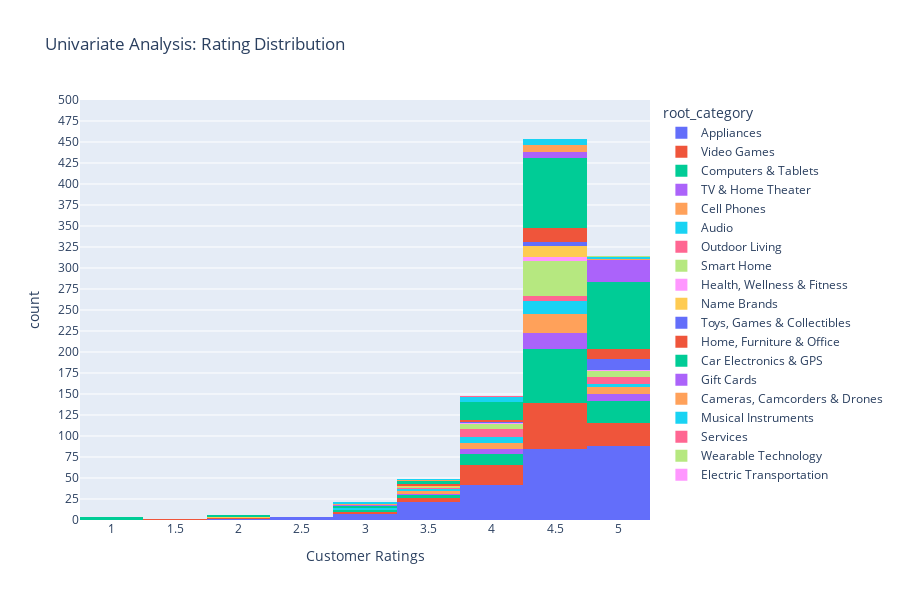

Notebook cell for this chart:
### Code cell
# 2. Rating Distribution
fig = px.histogram(df, x='rating', nbins=20,
                   title='Univariate Analysis: Rating Distribution',
                   labels={'rating': 'Customer Ratings'},color='root_category',height=600)

fig.update_yaxes(range=[0, 500], dtick=25)
fig.update_xaxes(dtick=0.5)
fig.show()

### Figure 1 — Plotly figure (JSON) as saved in the notebook; plotly's stock layout.template omitted (floating-point values rounded to 4 significant figures; data arrays with more than 128 entries replaced by an {"elided": "..."} marker saying what was removed)
{"data": [{"bingroup": "x", "hovertemplate": "root_category=Appliances<br>Customer Ratings=%{x}<br>count=%{y}<extra></extra>", "legendgroup": "Appliances", "marker": {"color": "#636efa", "pattern": {"shape": ""}}, "name": "Appliances", "nbinsx": 20, "orientation": "v", "showlegend": true, "type": "histogram", "x": {"elided": "246 float values"}, "xaxis": "x", "yaxis": "y"}, {"bingroup": "x", "hovertemplate": "root_category=Video Games<br>Customer Ratings=%{x}<br>count=%{y}<extra></extra>", "legendgroup": "Video Games", "marker": {"color": "#EF553B", "pattern": {"shape": ""}}, "name": "Video Games", "nbinsx": 20, "orientation": "v", "showlegend": true, "type": "histogram", "x": [3.6, 4.0, 4.6, 5.0, 4.4, 4.4, 4.5, 5.0, 4.7, 4.8, 2.7, 4.5, 4.9, 4.7, 4.0, 4.7, 4.7, 4.8, 4.9, 4.1, 3.8, 3.8, 3.8, 3.8, 3.6, 4.8, 4.9, 4.7, 4.7, 4.8, 5.0, 4.5, 4.8, 5.0, 4.1, 3.8, 4.8, 4.7, 4.8, 4.7, 3.0, 3.3, 4.6, 3.8, 4.3, 4.5, 4.5, 4.6, 4.6, 4.7, 4.5, 4.6, 3.9, 3.9, 4.4, 4.5, 5.0, 4.7, 4.4, 3.3, 4.6, 4.7, 4.6, 4.6, 4.6, 4.6, 1.7, 4.8, 4.3, 5.0, 4.9, 4.7, 4.2, 4.1, 4.3, 4.2, 4.2, 4.2, 4.6, 4.7, 4.2, 4.2, 4.8, 3.0, 4.2, 4.7, 4.9, 2.0, 4.6, 4.2, 4.2, 4.2, 5.0, 4.7, 4.6, 4.6, 5.0, 3.4, 4.8, 4.4, 4.4, 4.5, 4.6, 4.7, 4.6, 4.7, 4.7, 4.8, 4.5, 4.6, 4.5, 4.8, 4.9, 5.0, 4.7], "xaxis": "x", "yaxis": "y"}, {"bingroup": "x", "hovertemplate": "root_category=Computers & Tablets<br>Customer Ratings=%{x}<br>count=%{y}<extra></extra>", "legendgroup": "Computers & Tablets", "marker": {"color": "#00cc96", "pattern": {"shape": ""}}, "name": "Computers & Tablets", "nbinsx": 20, "orientation": "v", "showlegend": true, "type": "histogram", "x": [4.8, 4.7, 4.3, 4.2, 4.7, 4.7, 5.0, 4.8, 4.6, 1.0, 4.6, 4.8, 4.7, 4.7, 4.9, 4.7, 4.5, 3.0, 4.0, 4.7, 4.3, 4.7, 4.7, 4.8, 4.7, 4.9, 3.9, 4.5, 4.6, 4.6, 4.5, 5.0, 3.9, 5.0, 4.6, 4.7, 4.8, 4.4, 3.7, 4.7, 3.6, 4.2, 4.7, 5.0, 3.4, 4.7, 4.0, 4.9, 4.6, 4.0, 3.8, 3.7, 4.6, 4.7, 4.8, 4.6, 4.6, 4.0, 4.5, 3.0, 4.6, 5.0, 4.3, 4.6, 4.8, 3.8, 3.8, 4.6, 4.7, 4.8, 4.6, 4.7, 4.7, 4.7, 4.6, 4.8, 4.7, 4.7, 4.8, 4.7, 4.9, 4.8, 4.4, 4.4, 4.3, 5.0, 4.2, 4.5, 4.2, 5.0, 5.0, 2.8, 4.6, 4.4, 5.0, 4.9, 4.6, 4.6, 4.7, 4.4, 4.5, 4.7, 4.4, 4.5, 4.6, 5.0, 4.8, 4.6, 4.3, 4.5, 4.7, 4.5], "xaxis": "x", "yaxis": "y"}, {"bingroup": "x", "hovertemplate": "root_category=TV & Home Theater<br>Customer Ratings=%{x}<br>count=%{y}<extra></extra>", "legendgroup": "TV & Home Theater", "marker": {"color": "#ab63fa", "pattern": {"shape": ""}}, "name": "TV & Home Theater", "nbinsx": 20, "orientation": "v", "showlegend": true, "type": "histogram", "x": [4.3, 4.4, 4.6, 4.8, 4.8, 4.6, 4.6, 4.8, 4.7, 4.7, 4.2, 4.1, 4.8, 4.4, 4.5, 4.5, 4.3, 4.7, 4.8, 4.1, 4.1, 4.9, 4.5, 4.0, 3.7, 4.7, 4.0, 4.5, 5.0, 4.3, 4.3, 4.9, 4.4, 4.5, 4.6], "xaxis": "x", "yaxis": "y"}, {"bingroup": "x", "hovertemplate": "root_category=Cell Phones<br>Customer Ratings=%{x}<br>count=%{y}<extra></extra>", "legendgroup": "Cell Phones", "marker": {"color": "#FFA15A", "pattern": {"shape": ""}}, "name": "Cell Phones", "nbinsx": 20, "orientation": "v", "showlegend": true, "type": "histogram", "x": [4.5, 4.7, 4.8, 4.8, 4.8, 4.3, 4.8, 4.6, 4.5, 4.0, 4.6, 3.4, 4.4, 4.7, 4.4, 4.3, 4.7, 4.4, 3.9, 4.6, 4.6, 4.4, 4.6, 4.4, 4.8, 4.8, 3.8, 4.5, 4.0, 4.7, 4.2, 4.6, 4.6, 3.3, 4.9, 3.8, 4.0, 3.4, 4.8, 3.4, 3.8, 4.4], "xaxis": "x", "yaxis": "y"}, {"bingroup": "x", "hovertemplate": "root_category=Audio<br>Customer Ratings=%{x}<br>count=%{y}<extra></extra>", "legendgroup": "Audio", "marker": {"color": "#19d3f3", "pattern": {"shape": ""}}, "name": "Audio", "nbinsx": 20, "orientation": "v", "showlegend": true, "type": "histogram", "x": [4.6, 4.8, 4.0, 4.8, 4.7, 4.0, 4.7, 5.0, 4.5, 4.3, 4.4, 4.5, 4.4, 4.3, 4.6, 4.3, 3.8, 4.2, 4.3, 4.4, 3.1, 3.7, 3.9, 4.5, 4.2, 4.4, 3.0, 3.3, 4.0, 4.6, 4.9], "xaxis": "x", "yaxis": "y"}, {"bingroup": "x", "hovertemplate": "root_category=Outdoor Living<br>Customer Ratings=%{x}<br>count=%{y}<extra></extra>", "legendgroup": "Outdoor Living", "marker": {"color": "#FF6692", "pattern": {"shape": ""}}, "name": "Outdoor Living", "nbinsx": 20, "orientation": "v", "showlegend": true, "type": "histogram", "x": [5.0, 4.4, 5.0, 5.0, 4.6, 4.1, 4.8, 4.0, 5.0, 4.3, 4.2, 5.0, 4.1, 4.2, 4.4, 4.0, 3.8, 4.7, 4.4, 5.0, 3.5, 3.8, 3.8, 5.0], "xaxis": "x", "yaxis": "y"}, {"bingroup": "x", "hovertemplate": "root_category=Smart Home<br>Customer Ratings=%{x}<br>count=%{y}<extra></extra>", "legendgroup": "Smart Home", "marker": {"color": "#B6E880", "pattern": {"shape": ""}}, "name": "Smart Home", "nbinsx": 20, "orientation": "v", "showlegend": true, "type": "histogram", "x": [4.6, 4.7, 4.3, 4.3, 4.6, 4.8, 4.5, 4.4, 4.5, 4.5, 4.6, 4.7, 4.5, 4.5, 3.7, 4.3, 4.1, 4.6, 4.9, 4.5, 4.4, 4.6, 4.0, 4.3, 4.3, 4.3, 4.7, 4.4, 4.6, 4.5, 4.4, 5.0, 3.9, 4.8, 4.1, 4.6, 4.7, 4.7, 5.0, 4.4, 3.9, 4.5, 4.4, 4.3, 4.6, 4.8, 4.6, 4.5, 4.5, 4.6, 4.3, 4.1, 4.7, 4.8, 4.4], "xaxis": "x", "yaxis": "y"}, {"bingroup": "x", "hovertemplate": "root_category=Health, Wellness & Fitness<br>Customer Ratings=%{x}<br>count=%{y}<extra></extra>", "legendgroup": "Health, Wellness & Fitness", "marker": {"color": "#FF97FF", "pattern": {"shape": ""}}, "name": "Health, Wellness & Fitness", "nbinsx": 20, "orientation": "v", "showlegend": true, "type": "histogram", "x": [4.6, 4.8, 4.2, 4.3, 4.3, 4.1, 4.7, 4.4, 5.0], "xaxis": "x", "yaxis": "y"}, {"bingroup": "x", "hovertemplate": "root_category=Name Brands<br>Customer Ratings=%{x}<br>count=%{y}<extra></extra>", "legendgroup": "Name Brands", "marker": {"color": "#FECB52", "pattern": {"shape": ""}}, "name": "Name Brands", "nbinsx": 20, "orientation": "v", "showlegend": true, "type": "histogram", "x": [2.2, 3.5, 4.3, 1.8, 4.7, 3.4, 4.7, 4.7, 4.5, 4.7, 4.7, 4.7, 4.5, 4.7, 4.7, 4.6, 4.4], "xaxis": "x", "yaxis": "y"}, {"bingroup": "x", "hovertemplate": "root_category=Toys, Games & Collectibles<br>Customer Ratings=%{x}<br>count=%{y}<extra></extra>", "legendgroup": "Toys, Games & Collectibles", "marker": {"color": "#636efa", "pattern": {"shape": ""}}, "name": "Toys, Games & Collectibles", "nbinsx": 20, "orientation": "v", "showlegend": true, "type": "histogram", "x": [4.9, 5.0, 4.8, 4.4, 5.0, 4.5, 4.9, 5.0, 4.8, 4.7, 4.8, 4.8, 4.9, 4.7, 4.8, 4.8, 4.7, 4.8, 4.1], "xaxis": "x", "yaxis": "y"}, {"bingroup": "x", "hovertemplate": "root_category=Home, Furniture & Office<br>Customer Ratings=%{x}<br>count=%{y}<extra></extra>", "legendgroup": "Home, Furniture & Office", "marker": {"color": "#EF553B", "pattern": {"shape": ""}}, "name": "Home, Furniture & Office", "nbinsx": 20, "orientation": "v", "showlegend": true, "type": "histogram", "x": [3.9, 4.3, 4.8, 4.9, 4.8, 5.0, 4.9, 4.8, 4.3, 5.0, 4.8, 4.8, 5.0, 4.5, 4.3, 4.4, 4.3, 4.3, 4.7, 4.6, 3.9, 4.6, 4.5, 4.5, 3.7, 5.0, 4.3, 4.5, 4.5, 5.0, 4.3, 4.3, 3.7], "xaxis": "x", "yaxis": "y"}, {"bingroup": "x", "hovertemplate": "root_category=Car Electronics & GPS<br>Customer Ratings=%{x}<br>count=%{y}<extra></extra>", "legendgroup": "Car Electronics & GPS", "marker": {"color": "#00cc96", "pattern": {"shape": ""}}, "name": "Car Electronics & GPS", "nbinsx": 20, "orientation": "v", "showlegend": true, "type": "histogram", "x": {"elided": "195 float values"}, "xaxis": "x", "yaxis": "y"}, {"bingroup": "x", "hovertemplate": "root_category=Gift Cards<br>Customer Ratings=%{x}<br>count=%{y}<extra></extra>", "legendgroup": "Gift Cards", "marker": {"color": "#ab63fa", "pattern": {"shape": ""}}, "name": "Gift Cards", "nbinsx": 20, "orientation": "v", "showlegend": true, "type": "histogram", "x": [4.9, 4.9, 4.9, 4.8, 5.0, 4.9, 4.9, 4.9, 4.8, 4.9, 4.9, 4.9, 4.9, 4.9, 4.7, 4.7, 4.5, 4.5, 4.9, 4.9, 4.3, 4.8, 5.0, 4.7, 3.0, 4.9, 4.9, 4.9, 4.9, 4.9, 4.9, 4.7, 4.8, 4.8], "xaxis": "x", "yaxis": "y"}, {"bingroup": "x", "hovertemplate": "root_category=Cameras, Camcorders & Drones<br>Customer Ratings=%{x}<br>count=%{y}<extra></extra>", "legendgroup": "Cameras, Camcorders & Drones", "marker": {"color": "#FFA15A", "pattern": {"shape": ""}}, "name": "Cameras, Camcorders & Drones", "nbinsx": 20, "orientation": "v", "showlegend": true, "type": "histogram", "x": [4.6, 4.6, 4.5, 4.7, 4.5, 4.8, 3.0, 3.5, 4.7, 4.6, 4.7, 4.5, 4.8], "xaxis": "x", "yaxis": "y"}, {"bingroup": "x", "hovertemplate": "root_category=Musical Instruments<br>Customer Ratings=%{x}<br>count=%{y}<extra></extra>", "legendgroup": "Musical Instruments", "marker": {"color": "#19d3f3", "pattern": {"shape": ""}}, "name": "Musical Instruments", "nbinsx": 20, "orientation": "v", "showlegend": true, "type": "histogram", "x": [4.5, 4.3, 4.2, 4.0, 4.4, 4.1, 4.3, 3.0, 5.0, 5.0, 4.4, 4.0, 4.7, 4.0, 3.0, 3.5, 4.0], "xaxis": "x", "yaxis": "y"}, {"bingroup": "x", "hovertemplate": "root_category=Services<br>Customer Ratings=%{x}<br>count=%{y}<extra></extra>", "legendgroup": "Services", "marker": {"color": "#FF6692", "pattern": {"shape": ""}}, "name": "Services", "nbinsx": 20, "orientation": "v", "showlegend": true, "type": "histogram", "x": [4.1], "xaxis": "x", "yaxis": "y"}, {"bingroup": "x", "hovertemplate": "root_category=Wearable Technology<br>Customer Ratings=%{x}<br>count=%{y}<extra></extra>", "legendgroup": "Wearable Technology", "marker": {"color": "#B6E880", "pattern": {"shape": ""}}, "name": "Wearable Technology", "nbinsx": 20, "orientation": "v", "showlegend": true, "type": "histogram", "x": [5.0], "xaxis": "x", "yaxis": "y"}, {"bingroup": "x", "hovertemplate": "root_category=Electric Transportation<br>Customer Ratings=%{x}<br>count=%{y}<extra></extra>", "legendgroup": "Electric Transportation", "marker": {"color": "#FF97FF", "pattern": {"shape": ""}}, "name": "Electric Transportation", "nbinsx": 20, "orientation": "v", "showlegend": true, "type": "histogram", "x": [3.1], "xaxis": "x", "yaxis": "y"}], "layout": {"barmode": "relative", "height": 600, "legend": {"title": {"text": "root_category"}, "tracegroupgap": 0}, "title": {"text": "Univariate Analysis: Rating Distribution"}, "xaxis": {"anchor": "y", "domain": [0, 1], "dtick": 0.5, "title": {"text": "Customer Ratings"}}, "yaxis": {"anchor": "x", "domain": [0, 1], "dtick": 25, "range": [0, 500], "title": {"text": "count"}}}}
